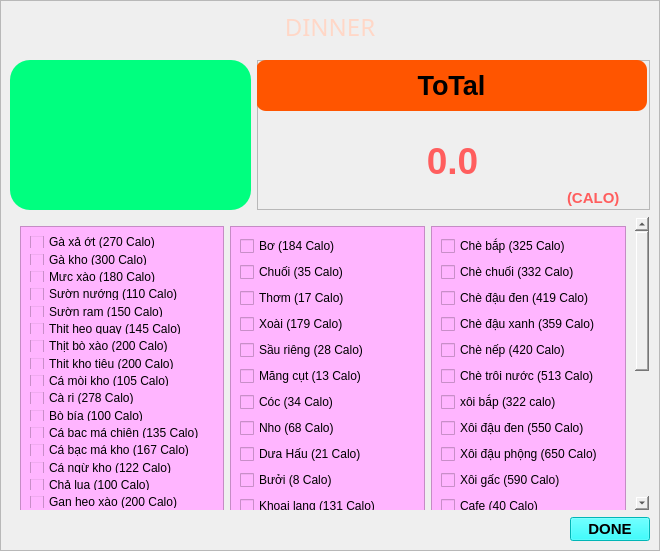
<?xml version="1.0" encoding="UTF-8"?>
<ui version="4.0">
 <class>MainWindow</class>
 <widget class="QMainWindow" name="MainWindow">
  <property name="geometry">
   <rect>
    <x>0</x>
    <y>0</y>
    <width>660</width>
    <height>551</height>
   </rect>
  </property>
  <property name="windowTitle">
   <string>MainWindow</string>
  </property>
  <widget class="QWidget" name="centralwidget">
   <widget class="QLabel" name="label">
    <property name="geometry">
     <rect>
      <x>0</x>
      <y>0</y>
      <width>660</width>
      <height>551</height>
     </rect>
    </property>
    <property name="styleSheet">
     <string notr="true">border-image: url(:/MENU/Dinner_Wallpaper.jpg);</string>
    </property>
    <property name="text">
     <string/>
    </property>
   </widget>
   <widget class="QFrame" name="frame">
    <property name="geometry">
     <rect>
      <x>0</x>
      <y>0</y>
      <width>660</width>
      <height>551</height>
     </rect>
    </property>
    <property name="frameShape">
     <enum>QFrame::StyledPanel</enum>
    </property>
    <property name="frameShadow">
     <enum>QFrame::Raised</enum>
    </property>
    <layout class="QVBoxLayout" name="verticalLayout">
     <item>
      <widget class="QLabel" name="label_14">
       <property name="font">
        <font>
         <family>rgb(255, 220, 194)</family>
         <pointsize>18</pointsize>
         <weight>9</weight>
         <italic>false</italic>
         <bold>false</bold>
        </font>
       </property>
       <property name="autoFillBackground">
        <bool>false</bool>
       </property>
       <property name="styleSheet">
        <string notr="true">color :rgb(255, 215, 199);
font: 75 18pt &quot;rgb(255, 220, 194)&quot;;</string>
       </property>
       <property name="text">
        <string>DINNER</string>
       </property>
       <property name="alignment">
        <set>Qt::AlignCenter</set>
       </property>
       <property name="margin">
        <number>7</number>
       </property>
      </widget>
     </item>
     <item>
      <layout class="QHBoxLayout" name="horizontalLayout_7">
       <property name="topMargin">
        <number>10</number>
       </property>
       <item>
        <widget class="QListWidget" name="listWidget_4">
         <property name="maximumSize">
          <size>
           <width>241</width>
           <height>16777215</height>
          </size>
         </property>
         <property name="focusPolicy">
          <enum>Qt::WheelFocus</enum>
         </property>
         <property name="layoutDirection">
          <enum>Qt::LeftToRight</enum>
         </property>
         <property name="styleSheet">
          <string notr="true">background-color:rgb(0, 255, 127);
border-radius:20px;</string>
         </property>
         <property name="frameShadow">
          <enum>QFrame::Raised</enum>
         </property>
         <property name="textElideMode">
          <enum>Qt::ElideNone</enum>
         </property>
         <property name="flow">
          <enum>QListView::TopToBottom</enum>
         </property>
         <property name="isWrapping" stdset="0">
          <bool>false</bool>
         </property>
         <property name="layoutMode">
          <enum>QListView::SinglePass</enum>
         </property>
         <property name="spacing">
          <number>3</number>
         </property>
         <property name="viewMode">
          <enum>QListView::ListMode</enum>
         </property>
         <property name="modelColumn">
          <number>0</number>
         </property>
         <property name="uniformItemSizes">
          <bool>false</bool>
         </property>
         <property name="wordWrap">
          <bool>false</bool>
         </property>
         <property name="selectionRectVisible">
          <bool>false</bool>
         </property>
        </widget>
       </item>
       <item>
        <widget class="QFrame" name="frame_10">
         <property name="maximumSize">
          <size>
           <width>400</width>
           <height>16777215</height>
          </size>
         </property>
         <property name="frameShape">
          <enum>QFrame::StyledPanel</enum>
         </property>
         <property name="frameShadow">
          <enum>QFrame::Raised</enum>
         </property>
         <widget class="QLabel" name="label_11">
          <property name="geometry">
           <rect>
            <x>-1</x>
            <y>0</y>
            <width>391</width>
            <height>51</height>
           </rect>
          </property>
          <property name="maximumSize">
           <size>
            <width>400</width>
            <height>16777215</height>
           </size>
          </property>
          <property name="font">
           <font>
            <pointsize>20</pointsize>
            <weight>75</weight>
            <bold>true</bold>
           </font>
          </property>
          <property name="styleSheet">
           <string notr="true">background-color : rgb(255, 85, 0);
border-radius: 10px;
</string>
          </property>
          <property name="text">
           <string>ToTal</string>
          </property>
          <property name="alignment">
           <set>Qt::AlignCenter</set>
          </property>
         </widget>
         <widget class="QLabel" name="label_12">
          <property name="geometry">
           <rect>
            <x>160</x>
            <y>80</y>
            <width>71</width>
            <height>41</height>
           </rect>
          </property>
          <property name="font">
           <font>
            <pointsize>28</pointsize>
            <weight>75</weight>
            <bold>true</bold>
           </font>
          </property>
          <property name="styleSheet">
           <string notr="true">color:rgb(255, 94, 94);</string>
          </property>
          <property name="text">
           <string>0.0</string>
          </property>
          <property name="alignment">
           <set>Qt::AlignCenter</set>
          </property>
         </widget>
         <widget class="QLabel" name="label_13">
          <property name="geometry">
           <rect>
            <x>310</x>
            <y>130</y>
            <width>61</width>
            <height>16</height>
           </rect>
          </property>
          <property name="font">
           <font>
            <pointsize>11</pointsize>
            <weight>75</weight>
            <bold>true</bold>
           </font>
          </property>
          <property name="styleSheet">
           <string notr="true">color:rgb(255, 94, 94);</string>
          </property>
          <property name="text">
           <string>(CALO)</string>
          </property>
         </widget>
        </widget>
       </item>
      </layout>
     </item>
     <item>
      <widget class="QScrollArea" name="scrollArea">
       <property name="styleSheet">
        <string notr="true">background-color:transparent;</string>
       </property>
       <property name="widgetResizable">
        <bool>true</bool>
       </property>
       <widget class="QWidget" name="scrollAreaWidgetContents_2">
        <property name="geometry">
         <rect>
          <x>0</x>
          <y>0</y>
          <width>621</width>
          <height>518</height>
         </rect>
        </property>
        <property name="styleSheet">
         <string notr="true">background-color:transparent;</string>
        </property>
        <layout class="QHBoxLayout" name="horizontalLayout_3">
         <item>
          <widget class="QFrame" name="frame_7">
           <property name="minimumSize">
            <size>
             <width>0</width>
             <height>500</height>
            </size>
           </property>
           <property name="styleSheet">
            <string notr="true">background-color:rgb(255, 181, 255);
border-raidus: 20px;</string>
           </property>
           <property name="frameShape">
            <enum>QFrame::StyledPanel</enum>
           </property>
           <property name="frameShadow">
            <enum>QFrame::Raised</enum>
           </property>
           <layout class="QVBoxLayout" name="verticalLayout_5">
            <item>
             <widget class="QCheckBox" name="gaxaot_2">
              <property name="text">
               <string>Gà xả ớt (270 Calo)</string>
              </property>
             </widget>
            </item>
            <item>
             <widget class="QCheckBox" name="gakho_2">
              <property name="text">
               <string>Gà kho (300 Calo)</string>
              </property>
             </widget>
            </item>
            <item>
             <widget class="QCheckBox" name="mucxao_2">
              <property name="text">
               <string>Mực xào (180 Calo)</string>
              </property>
             </widget>
            </item>
            <item>
             <widget class="QCheckBox" name="suongnuong_2">
              <property name="text">
               <string>Sườn nướng (110 Calo)</string>
              </property>
             </widget>
            </item>
            <item>
             <widget class="QCheckBox" name="suongram_2">
              <property name="text">
               <string>Sườn ram (150 Calo)</string>
              </property>
             </widget>
            </item>
            <item>
             <widget class="QCheckBox" name="thitheoquay_2">
              <property name="text">
               <string>Thịt heo quay (145 Calo)</string>
              </property>
             </widget>
            </item>
            <item>
             <widget class="QCheckBox" name="thitboxao_2">
              <property name="text">
               <string>Thịt bò xào (200 Calo)</string>
              </property>
             </widget>
            </item>
            <item>
             <widget class="QCheckBox" name="thitkhotieu_2">
              <property name="text">
               <string>Thịt kho tiêu (200 Calo)</string>
              </property>
             </widget>
            </item>
            <item>
             <widget class="QCheckBox" name="camoikho_2">
              <property name="text">
               <string>Cá mòi kho (105 Calo)</string>
              </property>
             </widget>
            </item>
            <item>
             <widget class="QCheckBox" name="cari_2">
              <property name="text">
               <string>Cà ri (278 Calo)</string>
              </property>
             </widget>
            </item>
            <item>
             <widget class="QCheckBox" name="bobia_2">
              <property name="text">
               <string>Bò bía (100 Calo)</string>
              </property>
             </widget>
            </item>
            <item>
             <widget class="QCheckBox" name="cabacmachien_2">
              <property name="text">
               <string>Cá bạc má chiên (135 Calo)</string>
              </property>
             </widget>
            </item>
            <item>
             <widget class="QCheckBox" name="cabacmakho_2">
              <property name="text">
               <string>Cá bạc má kho (167 Calo)</string>
              </property>
             </widget>
            </item>
            <item>
             <widget class="QCheckBox" name="cangukho_2">
              <property name="text">
               <string>Cá ngừ kho (122 Calo)</string>
              </property>
             </widget>
            </item>
            <item>
             <widget class="QCheckBox" name="chalua_2">
              <property name="text">
               <string>Chả lụa (100 Calo)</string>
              </property>
             </widget>
            </item>
            <item>
             <widget class="QCheckBox" name="ganheoxao_2">
              <property name="text">
               <string>Gan heo xào (200 Calo)</string>
              </property>
             </widget>
            </item>
            <item>
             <widget class="QCheckBox" name="goikhobo_2">
              <property name="text">
               <string>Gỏi khô bò (268 Calo)</string>
              </property>
             </widget>
            </item>
            <item>
             <widget class="QCheckBox" name="goitom_2">
              <property name="text">
               <string>Gỏi tôm (147 Calo)</string>
              </property>
             </widget>
            </item>
            <item>
             <widget class="QCheckBox" name="khoquaxaotrung_2">
              <property name="text">
               <string>Khổ qua xào trứng (115 Calo)</string>
              </property>
             </widget>
            </item>
            <item>
             <widget class="QCheckBox" name="lapxuongchien_2">
              <property name="text">
               <string>Lạp xưởng chiên (300 Calo)</string>
              </property>
             </widget>
            </item>
            <item>
             <widget class="QCheckBox" name="mucxaothapcam_2">
              <property name="text">
               <string>Mực xào thập cẩm (135 Calo)</string>
              </property>
             </widget>
            </item>
            <item>
             <widget class="QCheckBox" name="boxaomang_2">
              <property name="text">
               <string>Bò xào măng (105 Calo)</string>
              </property>
             </widget>
            </item>
            <item>
             <widget class="QCheckBox" name="boxaonam_2">
              <property name="text">
               <string>Bò xào nấm (150 Calo)</string>
              </property>
             </widget>
            </item>
            <item>
             <widget class="QCheckBox" name="thitkhotrung_2">
              <property name="text">
               <string>Thịt kho trứng (315 Calo)</string>
              </property>
             </widget>
            </item>
            <item>
             <widget class="QCheckBox" name="bunrieu_2">
              <property name="text">
               <string>Bún riêu (482 Calo)</string>
              </property>
             </widget>
            </item>
            <item>
             <widget class="QCheckBox" name="bunbohue_2">
              <property name="text">
               <string>Bún bò huế (479 Calo)</string>
              </property>
             </widget>
            </item>
            <item>
             <widget class="QCheckBox" name="bunthitnuong_2">
              <property name="text">
               <string>Bún thịt nướng (451 Calo)</string>
              </property>
             </widget>
            </item>
            <item>
             <widget class="QCheckBox" name="bunxao_2">
              <property name="text">
               <string>Bún xào (570 Calo)</string>
              </property>
             </widget>
            </item>
            <item>
             <widget class="QCheckBox" name="canhkhoqua_2">
              <property name="text">
               <string>Canh khổ qua (88 Calo)</string>
              </property>
             </widget>
            </item>
            <item>
             <widget class="QCheckBox" name="chaolong_2">
              <property name="text">
               <string>Cháo lòng (412 Calo)</string>
              </property>
             </widget>
            </item>
           </layout>
          </widget>
         </item>
         <item>
          <widget class="QFrame" name="frame_8">
           <property name="styleSheet">
            <string notr="true">background-color:rgb(255, 181, 255);
border-raidus: 10px;</string>
           </property>
           <property name="frameShape">
            <enum>QFrame::StyledPanel</enum>
           </property>
           <property name="frameShadow">
            <enum>QFrame::Raised</enum>
           </property>
           <layout class="QVBoxLayout" name="verticalLayout_6">
            <item>
             <widget class="QCheckBox" name="bo_2">
              <property name="text">
               <string>Bơ (184 Calo)</string>
              </property>
             </widget>
            </item>
            <item>
             <widget class="QCheckBox" name="chuoi_2">
              <property name="text">
               <string>Chuối (35 Calo)</string>
              </property>
             </widget>
            </item>
            <item>
             <widget class="QCheckBox" name="thom_2">
              <property name="text">
               <string>Thơm (17 Calo)</string>
              </property>
             </widget>
            </item>
            <item>
             <widget class="QCheckBox" name="xoai_2">
              <property name="text">
               <string>Xoài (179 Calo)</string>
              </property>
             </widget>
            </item>
            <item>
             <widget class="QCheckBox" name="saurieng_2">
              <property name="text">
               <string>Sầu riêng (28 Calo)</string>
              </property>
             </widget>
            </item>
            <item>
             <widget class="QCheckBox" name="mangcut_2">
              <property name="text">
               <string>Măng cụt (13 Calo)</string>
              </property>
             </widget>
            </item>
            <item>
             <widget class="QCheckBox" name="coc_2">
              <property name="text">
               <string>Cóc (34 Calo)</string>
              </property>
             </widget>
            </item>
            <item>
             <widget class="QCheckBox" name="nho_2">
              <property name="text">
               <string>Nho (68 Calo)</string>
              </property>
             </widget>
            </item>
            <item>
             <widget class="QCheckBox" name="duahau_2">
              <property name="text">
               <string>Dưa Hấu (21 Calo)</string>
              </property>
             </widget>
            </item>
            <item>
             <widget class="QCheckBox" name="buoi_2">
              <property name="text">
               <string>Bưởi (8 Calo)</string>
              </property>
             </widget>
            </item>
            <item>
             <widget class="QCheckBox" name="khoailang_2">
              <property name="text">
               <string>Khoai lang (131 Calo)</string>
              </property>
             </widget>
            </item>
            <item>
             <widget class="QCheckBox" name="le_2">
              <property name="text">
               <string>Lê (91 Calo)</string>
              </property>
             </widget>
            </item>
            <item>
             <widget class="QCheckBox" name="bapluoc_2">
              <property name="text">
               <string>Bắp luộc (192 Calo)</string>
              </property>
             </widget>
            </item>
            <item>
             <widget class="QCheckBox" name="khoaitay_2">
              <property name="text">
               <string>Khoai tây (131 Calo)</string>
              </property>
             </widget>
            </item>
            <item>
             <widget class="QCheckBox" name="dauphong_2">
              <property name="text">
               <string>Đậu phộng (395 Calo)</string>
              </property>
             </widget>
            </item>
            <item>
             <widget class="QCheckBox" name="dudu_2">
              <property name="text">
               <string>Đu đủ (125 Calo)</string>
              </property>
             </widget>
            </item>
            <item>
             <widget class="QCheckBox" name="sori_2">
              <property name="text">
               <string>Sơ ri (14 Calo)</string>
              </property>
             </widget>
            </item>
            <item>
             <widget class="QCheckBox" name="cam_2">
              <property name="text">
               <string>Cam (68 Calo)</string>
              </property>
             </widget>
            </item>
            <item>
             <widget class="QCheckBox" name="oi_2">
              <property name="text">
               <string>Ổi (53 Calo)</string>
              </property>
             </widget>
            </item>
            <item>
             <widget class="QCheckBox" name="thanhlong_2">
              <property name="text">
               <string>Thanh long (255 Calo)</string>
              </property>
             </widget>
            </item>
           </layout>
          </widget>
         </item>
         <item>
          <widget class="QFrame" name="frame_9">
           <property name="minimumSize">
            <size>
             <width>0</width>
             <height>500</height>
            </size>
           </property>
           <property name="styleSheet">
            <string notr="true">background-color:rgb(255, 181, 255);
</string>
           </property>
           <property name="frameShape">
            <enum>QFrame::StyledPanel</enum>
           </property>
           <property name="frameShadow">
            <enum>QFrame::Raised</enum>
           </property>
           <layout class="QVBoxLayout" name="verticalLayout_7">
            <item>
             <widget class="QCheckBox" name="chebap_2">
              <property name="text">
               <string>Chè bắp (325 Calo)</string>
              </property>
             </widget>
            </item>
            <item>
             <widget class="QCheckBox" name="chechuoi_2">
              <property name="text">
               <string>Chè chuối (332 Calo)</string>
              </property>
             </widget>
            </item>
            <item>
             <widget class="QCheckBox" name="chedauden_2">
              <property name="text">
               <string>Chè đậu đen (419 Calo)</string>
              </property>
             </widget>
            </item>
            <item>
             <widget class="QCheckBox" name="chedauxanh_2">
              <property name="text">
               <string>Chè đậu xanh (359 Calo)</string>
              </property>
             </widget>
            </item>
            <item>
             <widget class="QCheckBox" name="chenep_2">
              <property name="text">
               <string>Chè nếp (420 Calo)</string>
              </property>
             </widget>
            </item>
            <item>
             <widget class="QCheckBox" name="chetroinuoc_2">
              <property name="text">
               <string>Chè trôi nước (513 Calo)</string>
              </property>
             </widget>
            </item>
            <item>
             <widget class="QCheckBox" name="xoibap_2">
              <property name="text">
               <string>xôi bắp (322 calo)</string>
              </property>
             </widget>
            </item>
            <item>
             <widget class="QCheckBox" name="xoidauden_2">
              <property name="text">
               <string>Xôi đậu đen (550 Calo)</string>
              </property>
             </widget>
            </item>
            <item>
             <widget class="QCheckBox" name="xoidauphong_2">
              <property name="text">
               <string>Xôi đậu phộng (650 Calo)</string>
              </property>
             </widget>
            </item>
            <item>
             <widget class="QCheckBox" name="xoigac_2">
              <property name="text">
               <string>Xôi gấc (590 Calo)</string>
              </property>
             </widget>
            </item>
            <item>
             <widget class="QCheckBox" name="cafe_2">
              <property name="text">
               <string>Cafe (40 Calo)</string>
              </property>
             </widget>
            </item>
            <item>
             <widget class="QCheckBox" name="nuocam_2">
              <property name="text">
               <string>Nước cam (226 calo)</string>
              </property>
             </widget>
            </item>
            <item>
             <widget class="QCheckBox" name="nuocchanh_2">
              <property name="text">
               <string>Nước chanh (150 Calo)</string>
              </property>
             </widget>
            </item>
            <item>
             <widget class="QCheckBox" name="nuocmia_2">
              <property name="text">
               <string>Nước mía (100 Calo)</string>
              </property>
             </widget>
            </item>
            <item>
             <widget class="QCheckBox" name="nuocrauma_2">
              <property name="text">
               <string>Nước rau má (174 Calo)</string>
              </property>
             </widget>
            </item>
            <item>
             <widget class="QCheckBox" name="suachua_2">
              <property name="text">
               <string>Sữa chua (150 Calo)</string>
              </property>
             </widget>
            </item>
            <item>
             <widget class="QCheckBox" name="trungcut_2">
              <property name="text">
               <string>Trứng cút (17 Calo)</string>
              </property>
             </widget>
            </item>
            <item>
             <widget class="QCheckBox" name="trungga_2">
              <property name="text">
               <string>Trứng gà (58 Calo)</string>
              </property>
             </widget>
            </item>
            <item>
             <widget class="QCheckBox" name="trungvit_2">
              <property name="text">
               <string>Trứng vịt (70 Calo)</string>
              </property>
             </widget>
            </item>
            <item>
             <widget class="QCheckBox" name="banhbonglan_2">
              <property name="text">
               <string>Bánh bông lan (100 Calo)</string>
              </property>
             </widget>
            </item>
           </layout>
          </widget>
         </item>
        </layout>
       </widget>
      </widget>
     </item>
     <item>
      <widget class="QPushButton" name="Save">
       <property name="maximumSize">
        <size>
         <width>80</width>
         <height>24</height>
        </size>
       </property>
       <property name="font">
        <font>
         <pointsize>11</pointsize>
         <weight>75</weight>
         <bold>true</bold>
        </font>
       </property>
       <property name="layoutDirection">
        <enum>Qt::RightToLeft</enum>
       </property>
       <property name="styleSheet">
        <string notr="true">
background-color: rgb(0, 255, 255);
</string>
       </property>
       <property name="text">
        <string>DONE</string>
       </property>
      </widget>
     </item>
    </layout>
   </widget>
  </widget>
 </widget>
 <resources>
  <include location="MENU.qrc"/>
 </resources>
 <connections/>
</ui>
